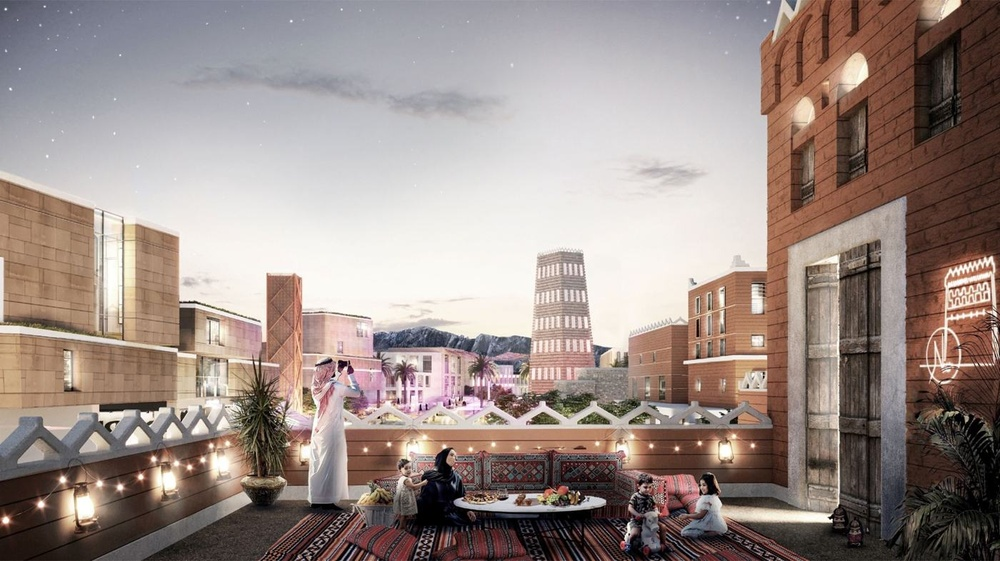
#> input picture refs/khobar1.jpg, 1000 x 561 px, shrunk from 1400 x 786 before the run
$ python alias_metric.py ../refs/khobar1.jpg ../refs/khobar2.jpg
#> lines starting #> are read from the running program, lines starting #| are printed output that depends on the picture; long printed decimals are rounded
#!/usr/bin/env python3
"""Measure aliasing in a rendered frame, near band versus far band.

    python3 tests/alias_metric.py shots/bl_on.png shots/bl_off.png

The band-limiting is judged by a claim that can be wrong, so it is measured
rather than admired: *high-frequency energy in the far field must fall, and
high-frequency energy in the near field must not*. A filter that lowers both is
not filtering, it is blurring, and blurring the near field is a worse fault
than the shimmer it fixes.

The measure is the mean absolute Laplacian on the luminance — the energy at the
one-pixel scale, which is exactly the scale that cannot be reconstructed and can
only alias. Bands are horizontal strips of the frame: in a street-level shot the
ground runs from the bottom of the frame (near) to the horizon (far), so a strip
near the bottom is a few metres away and a strip just under the horizon is a
hundred, with the same material in both.
"""
import sys
import numpy as np
from PIL import Image

LUM = np.array([0.2126, 0.7152, 0.0722])


def bands(path):
#> called with path = '../refs/khobar1.jpg'
    im = np.asarray(Image.open(path).convert('RGB'), dtype=np.float64) / 255.0
    y = im @ LUM
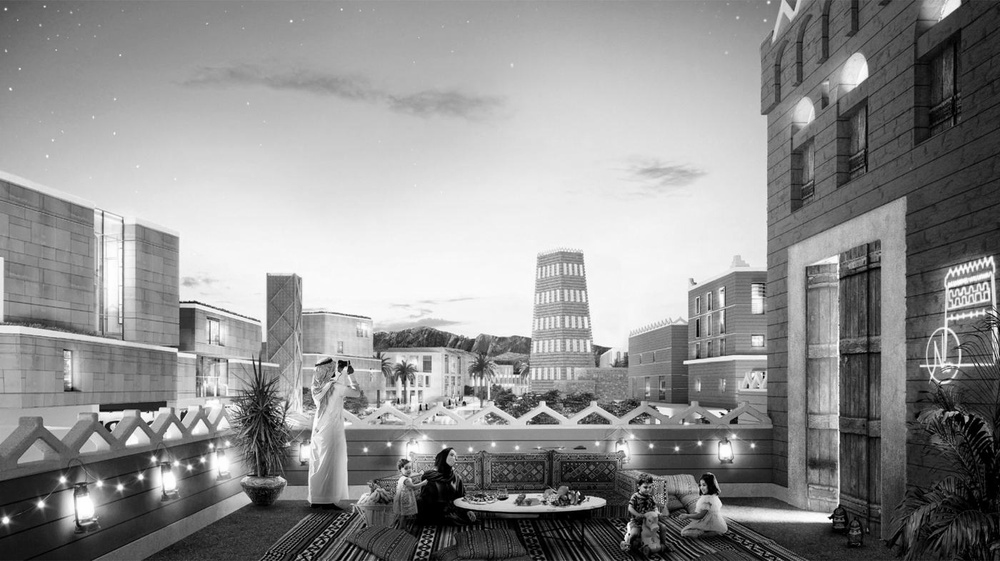
#> y: shape (561, 1000) float64; min 0, max 1, mean 0.566
    h, w = y.shape
#> h = 561; w = 1000
    # Laplacian, 4-neighbour
    lap = np.abs(4 * y[1:-1, 1:-1] - y[:-2, 1:-1] - y[2:, 1:-1]
                 - y[1:-1, :-2] - y[1:-1, 2:])
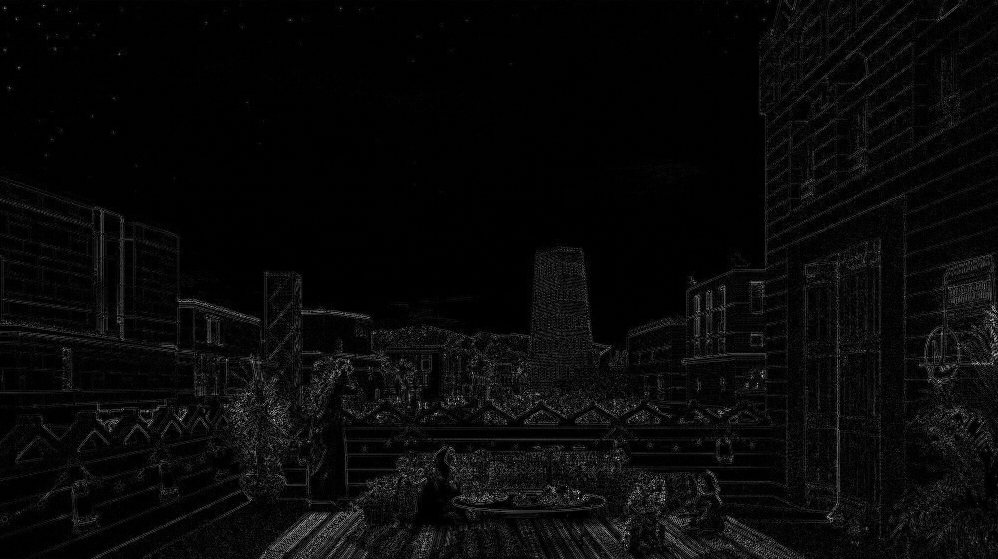
#> lap: shape (559, 998) float64; min 0, max 1.97, mean 0.0702; drawn with min black and max white
    # the frame's own furniture (title, footer bar) is not the scene
    def strip(a, b):
#> called with a = 0.8, b = 0.92
        return lap[int(h * a):int(h * b), int(w * 0.06):int(w * 0.94)]
    return {
        'near': float(strip(0.80, 0.92).mean()),   # a few metres of ground
        'mid': float(strip(0.68, 0.78).mean()),    # tens of metres
        'far': float(strip(0.58, 0.66).mean()),    # approaching the horizon
    }


def main():
    if len(sys.argv) < 3:
        print(__doc__)
        return 2
    a, b = sys.argv[1], sys.argv[2]
    A, B = bands(a), bands(b)
#> call 2 of bands, with path = '../refs/khobar2.jpg'
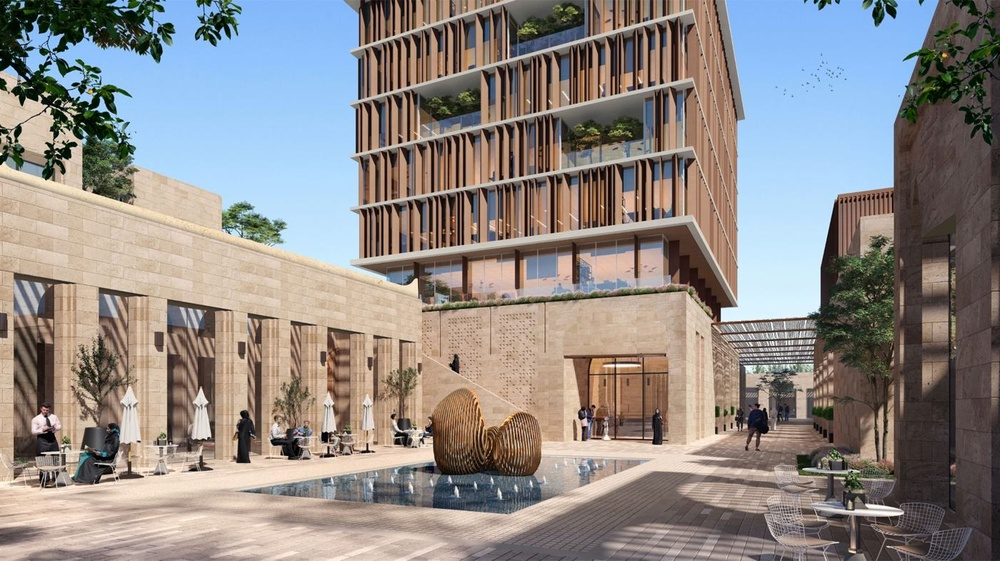
#> input picture refs/khobar2.jpg, 1000 x 561 px, shrunk from 1400 x 786 before the run
#> in bands (call 2), `y = im @ LUM`:
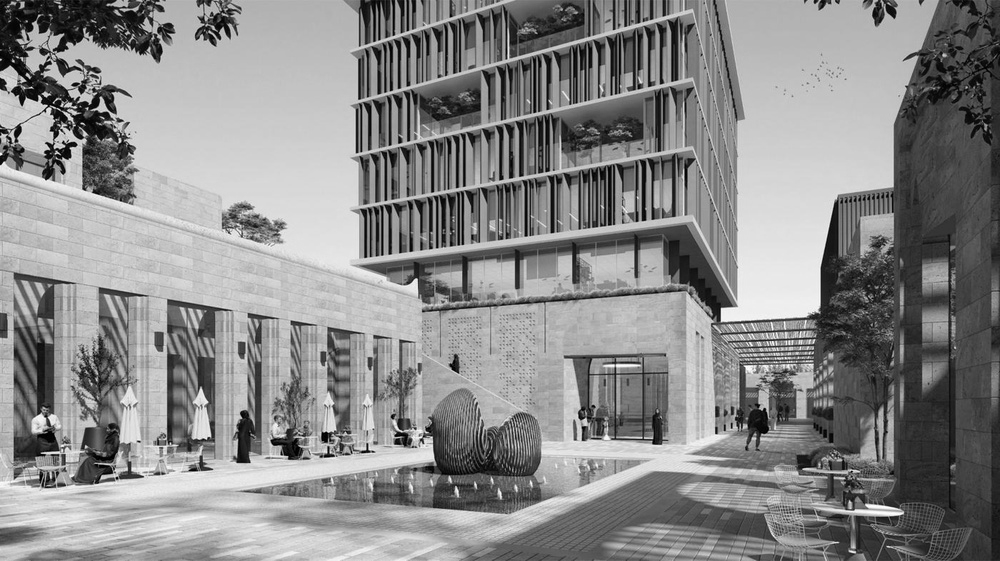
#> y: shape (561, 1000) float64; min 0, max 0.999, mean 0.541
#> in bands (call 2), `lap = np.abs(4 * y[1:-1, 1:-1] - y[:-2, 1:-1] - y[2:, 1:-1] - y[1:-1, ..`:
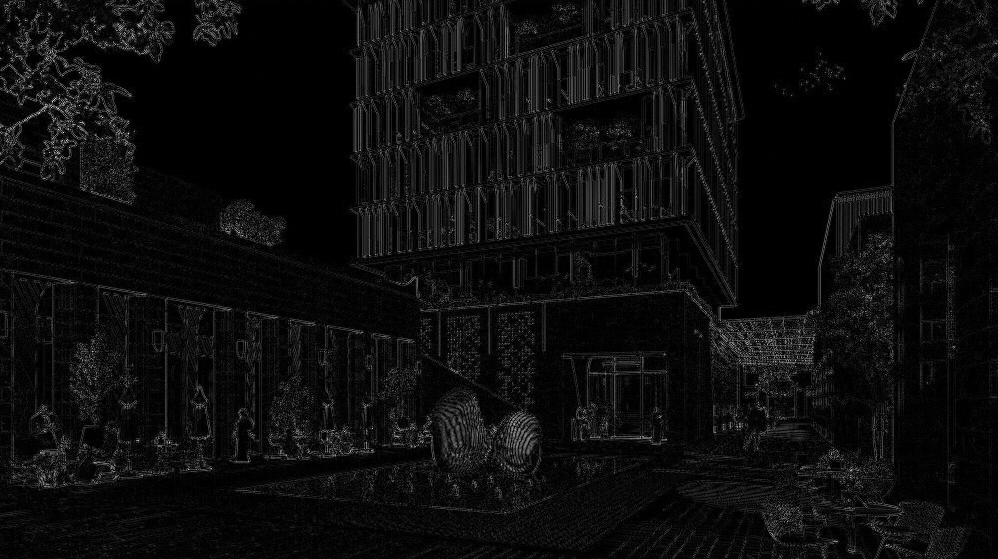
#> lap: shape (559, 998) float64; min 0, max 1.93, mean 0.102; drawn with min black and max white
#> call 4 of strip, with a = 0.8, b = 0.92
#> in strip (call 4), `return lap[int(h * a):int(h * b), int(w * 0.06):int(w * 0.94)]`:
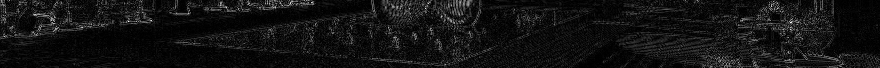
#> returned value: shape (68, 880) float64; min 0, max 1.46, mean 0.11; drawn with min black and max white
#> in strip (call 6), `return lap[int(h * a):int(h * b), int(w * 0.06):int(w * 0.94)]`:
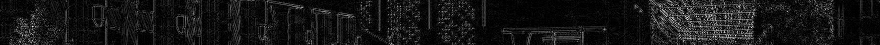
#> returned value: shape (45, 880) float64; min 0, max 1.48, mean 0.13; drawn with min black and max white
#> A = {'near': 0.117, 'mid': 0.124, 'far': 0.11}; B = {'near': 0.11, 'mid': 0.122, 'far': 0.13}
    print(f'{"band":6} {"A: " + a.split("/")[-1]:>24} {"B: " + b.split("/")[-1]:>24}   change')
    worst = None
    for k in ('near', 'mid', 'far'):
        d = (A[k] - B[k]) / B[k] * 100.0
        print(f'{k:6} {A[k]:24.5f} {B[k]:24.5f}   {d:+7.1f}%')
        if k == 'far':
            worst = d
#> this loop made 3 passes
#> (d, worst) on pass 3: (-15.48, -15.48)
#> d on passes 1 to 2: 6.61, 1.25
#| near                    0.1171                  0.1098      +6.6%
#| mid                     0.1238                  0.1223      +1.3%
#| far                     0.1103                  0.1305     -15.5%
    print()
    print('A is the band-limited build, B is ?nobl=1. Expect far to fall '
          'clearly and near to hold.')
    return 0 if worst is not None else 1


if __name__ == '__main__':
    sys.exit(main())
#> (the program exits here)
